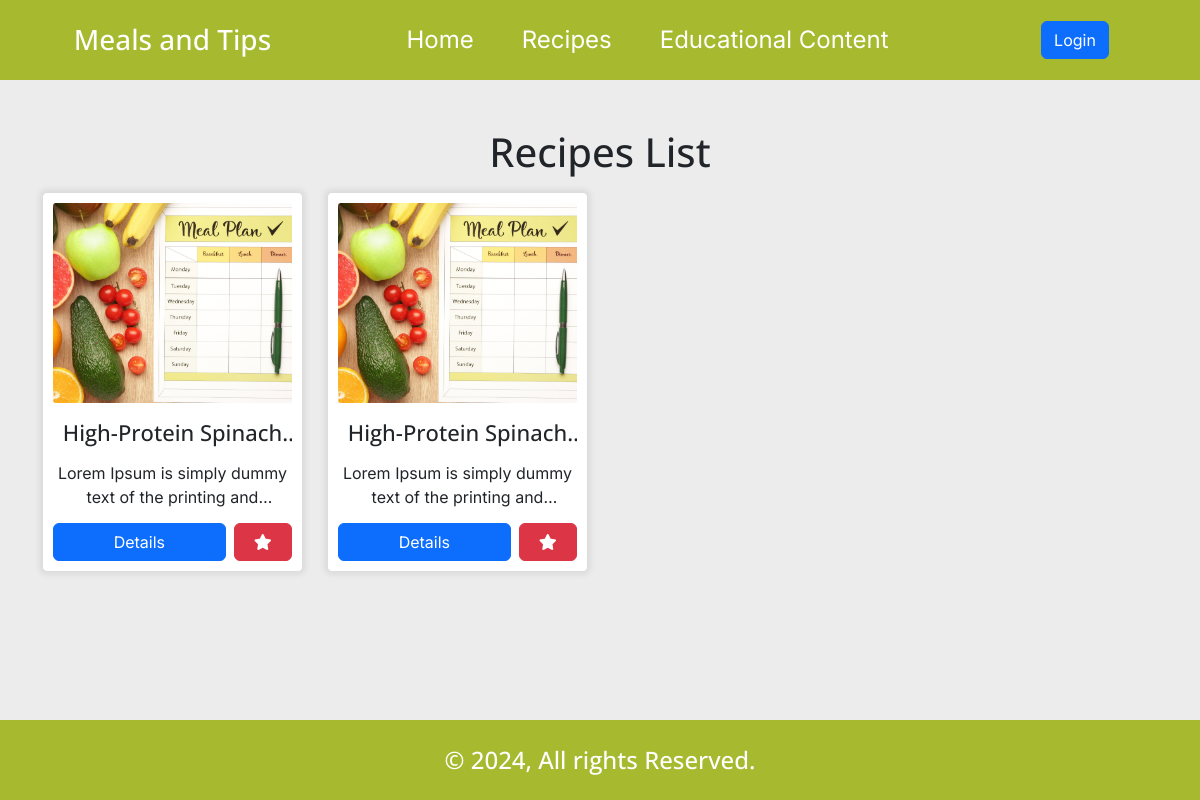
The app's page /recipes_list.php with its own data.
### tables this page shows
CREATE TABLE `recipes` (
  `id` int(11) NOT NULL,
  `recipe_title` varchar(255) NOT NULL,
  `ingredients` text NOT NULL,
  `instructions` text NOT NULL,
  `nutritionist_id` int(11) NOT NULL,
  `cat_id` int(11) NOT NULL,
  `recipe_status` enum('0','1','2') NOT NULL DEFAULT '0',
  `recipe_img` text DEFAULT NULL
);

### core/functions.php (called while the page is built, shortened)
<?php
require_once 'database.php';
function isLoggedin()
{
    return isset($_SESSION['user']) ? true : false;
}

### core/database.php (called while the page is built, shortened)
<?php
include_once 'functions.php';
$userID = '';

### recipes_list.php (the view, shortened to what this page needs)
<?php
require_once 'core/database.php';
?>
<!DOCTYPE html>
<html lang="en">
<head>
    <?php include 'includes/external_css.php'; ?>
    <link rel="stylesheet" href="css/style.min.css">
</head>
<body id="recipes_list">
    <?php include_once 'includes/header.php'; ?>
    <div class="container mx-auto my-5 list-wrapper">
        <div class="row">
            <div class="col-12">
                <h1 class="text-center mb-3">Recipes List</h1>
            </div>
            <?php
            $list_recipes_Q = $db->query("CALL `get_recipes_list_approved`()");
            if (mysqli_num_rows($list_recipes_Q) > 0):
                while ($list_recipes = mysqli_fetch_object($list_recipes_Q)):
            ?>
                    <div class="col-12 col-md-3 mb-4">
                        <div class="content">
                            <div class="img">
                                <img src="img/recipe/<?= $list_recipes->recipe_img ?>" alt="recipe_img_<?= $list_recipes->recipe_id ?>">
                            </div>
                            <h3 class="mb-0 text-center"><?= $list_recipes->recipe_title ?></h3>
                            <p class="mb-0 text-center"><?= $list_recipes->instructions ?></p>
                            <div class="buttons_wrapper d-flex justify-content-center w-100 gap-2">
                                <a href="#!" data-id="<?= $list_recipes->recipe_id ?>" data-bs-toggle="modal" data-bs-target="#RecipeDetails" class="btn-recipe-details btn btn-primary w-75">Details</a>
                                <a href="#!" data-id="<?= $list_recipes->recipe_id ?>" data-usr="<?= $userID ?>" class="btn-recipe-fav btn btn-danger w-25">
                                    <i class="fas fa-star"></i>
                                </a>
                            </div>
                        </div>
                    </div>
                <?php endwhile;
            else: ?>
                <h3 class="alert alert-secondary text-center">No Recipe Available Right Now.</h3>
            <?php endif;
            $db->next_result(); ?>
        </div>
    </div>
    <div class="toast-container position-fixed bottom-0 end-0 p-3">
    </div>
    <?php include_once 'includes/footer.php'; ?>
</body>
</html>

### includes/external_css.php (shortened to what this page needs)
<link href="https://cdn.jsdelivr.net/npm/bootstrap@5.3.3/dist/css/bootstrap.min.css" rel="stylesheet">
<link rel="stylesheet" href="https://cdnjs.cloudflare.com/ajax/libs/font-awesome/6.6.0/css/all.min.css" />
<link rel="stylesheet" href="https://cdn.datatables.net/2.1.8/css/dataTables.bootstrap5.css">
<link rel="stylesheet" href="https://cdn.datatables.net/responsive/3.0.3/css/responsive.bootstrap5.css">

### includes/header.php
<header>
    <div class="container mx-auto">
        <div class="row">
            <div class="col-3 d-flex align-items-center justify-content-center">
                <div class="logo">
                    <a href="./" class="text-decoration-none">
                        <h3 class="text-white mb-0"><?= TITLE ?></h3>
                    </a>
                </div>
            </div>
            <div class="col-7 d-flex align-items-center justify-content-center">
                <ul class="nav d-flex gap-5">
                    <li>
                        <a class="fs-4" href="./">Home</a>
                    </li>
                    <li>
                        <a class="fs-4" href="./recipes_list.php">Recipes</a>
                    </li>
                    <li>
                        <a class="fs-4" href="#!">Educational Content</a>
                    </li>
                </ul>
            </div>
            <div class="col-2 d-flex align-items-center justify-content-center">
                <div class="nav-buttons">
                    <?php if (isLoggedin()): ?>
                        <?php if ($userRole == 'admin'): ?>
                            <a href="./adminDashboard.php" class="btn btn-success">Dashboard</a>
                        <?php elseif ($userRole == 'nutritionist'): ?>
                            <a href="./nutritionistDashboard.php" class="btn btn-success">Dashboard</a>
                        <?php else: ?>
                            <a href="./userDashboard.php" class="btn btn-success">Dashboard</a>
                        <?php endif; ?>
                        <a href="logout.php" class="btn btn-danger">Logout</a>
                    <?php else: ?>
                        <a href="login.php" class="btn btn-primary">Login</a>
                    <?php endif; ?>
                </div>
            </div>
        </div>
    </div>
</header>

### includes/footer.php
<footer>
    <h4 class="text-white text-center mb-0">&copy; <?= date('Y') ?>, All rights Reserved.</h4>
</footer>

### records on screen
recipes: recipe_img (picture), recipe_title "High-Protein…", instructions "Lorem Ipsum is simply dummy text of the printing…"
recipes: recipe_img (picture), recipe_title "High-Protein…", instructions "Lorem Ipsum is simply dummy text of the printing…"

### other values on screen
TITLE "Meals and Tips"
